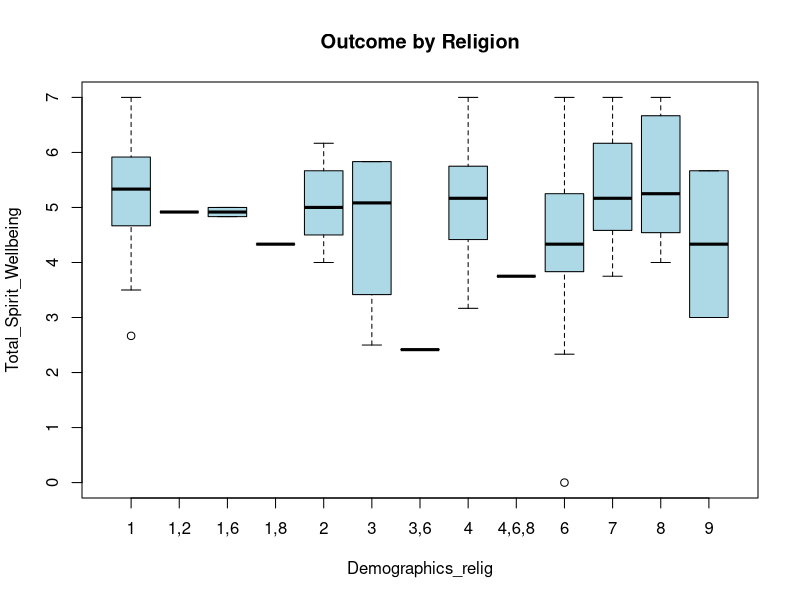
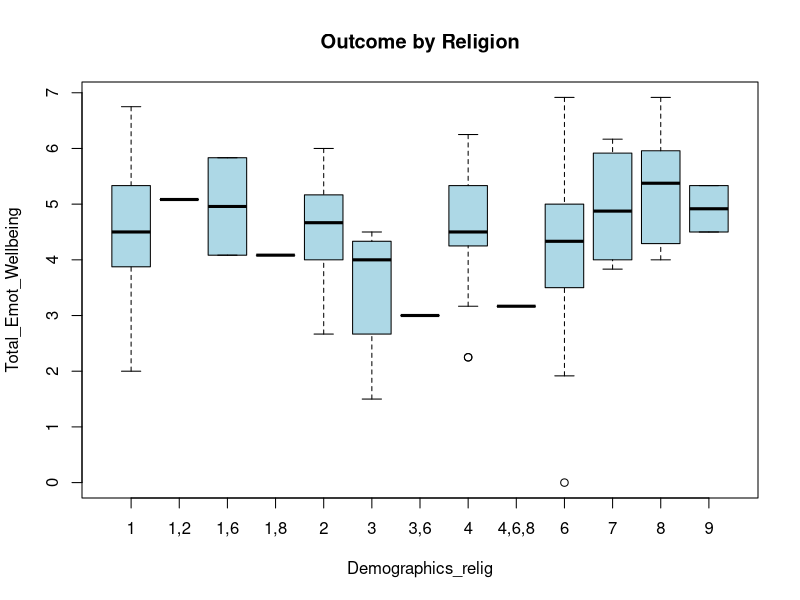
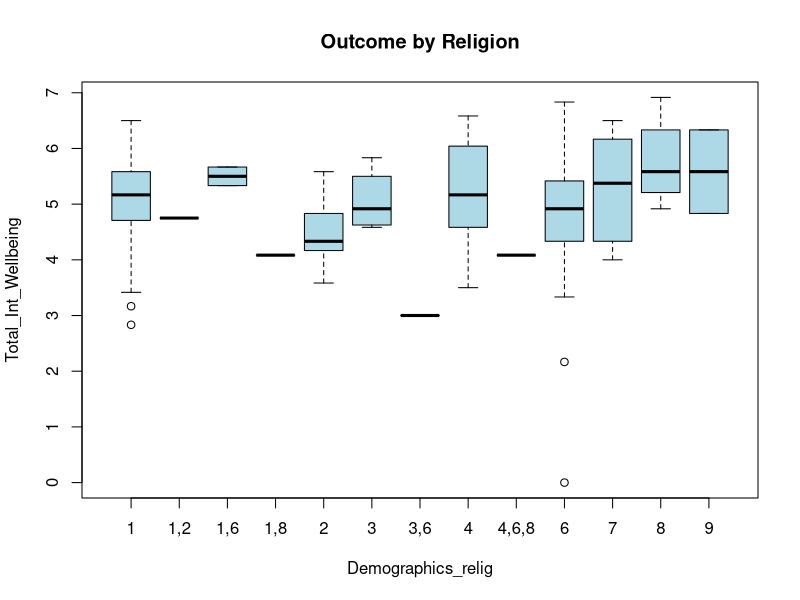
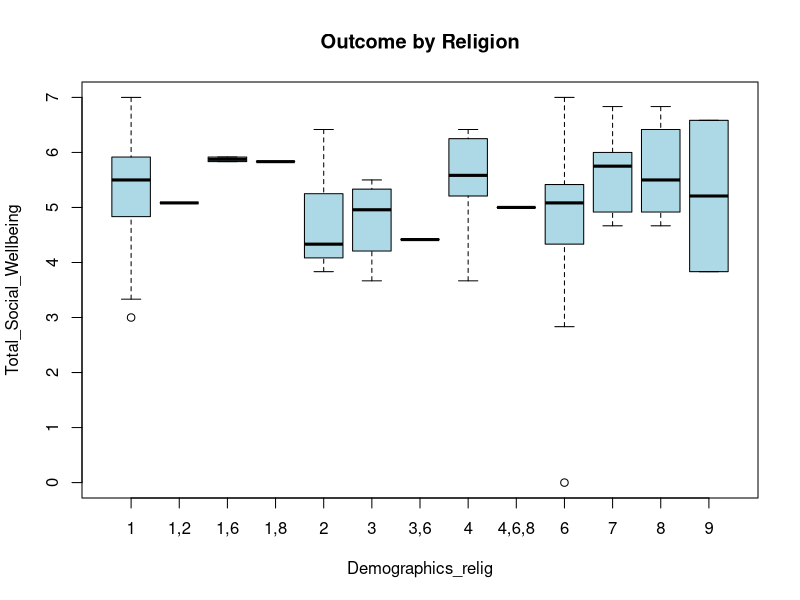
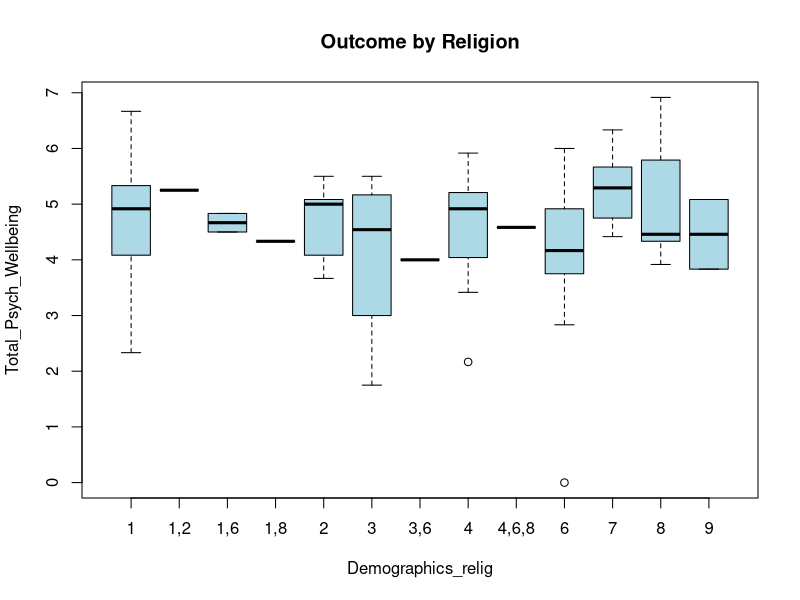
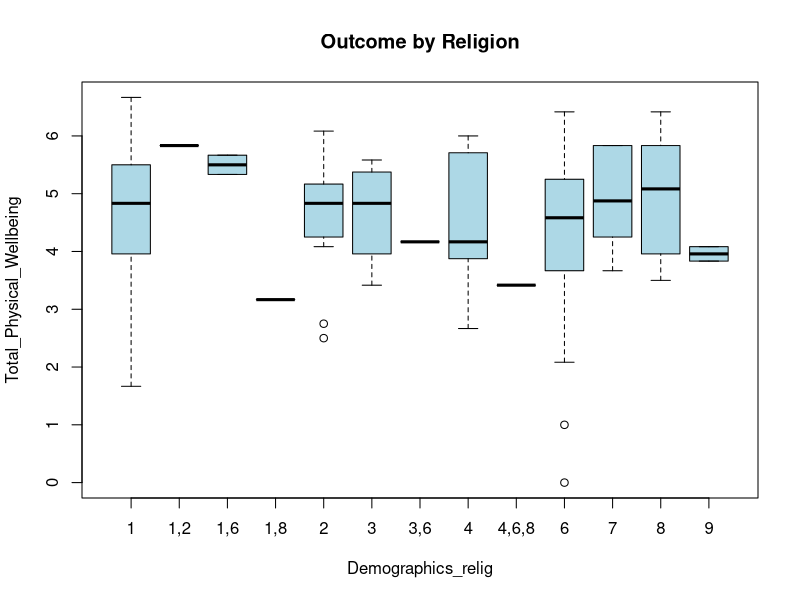

Reproduce these figures in R, in order.
read.csv("Data/Complete_Data - 1.csv")
# Read the file, Data/ to access it in the folder
myData <- read.csv("Data/Complete_Data - 1.csv", header = TRUE)
# Assign File to something, header true needed to count first row as header not data


boxplot(Total_Spirit_Wellbeing ~ Demographics_relig, data = myData, 
        main="Outcome by Religion", col="lightblue")

boxplot(Total_Emot_Wellbeing ~ Demographics_relig, data = myData, 
        main="Outcome by Religion", col="lightblue")

boxplot(Total_Int_Wellbeing ~ Demographics_relig, data = myData, 
        main="Outcome by Religion", col="lightblue")

boxplot(Total_Social_Wellbeing ~ Demographics_relig, data = myData, 
        main="Outcome by Religion", col="lightblue")

boxplot(Total_Psych_Wellbeing ~ Demographics_relig, data = myData, 
        main="Outcome by Religion", col="lightblue")

boxplot(Total_Physical_Wellbeing ~ Demographics_relig, data = myData, 
        main="Outcome by Religion", col="lightblue")
